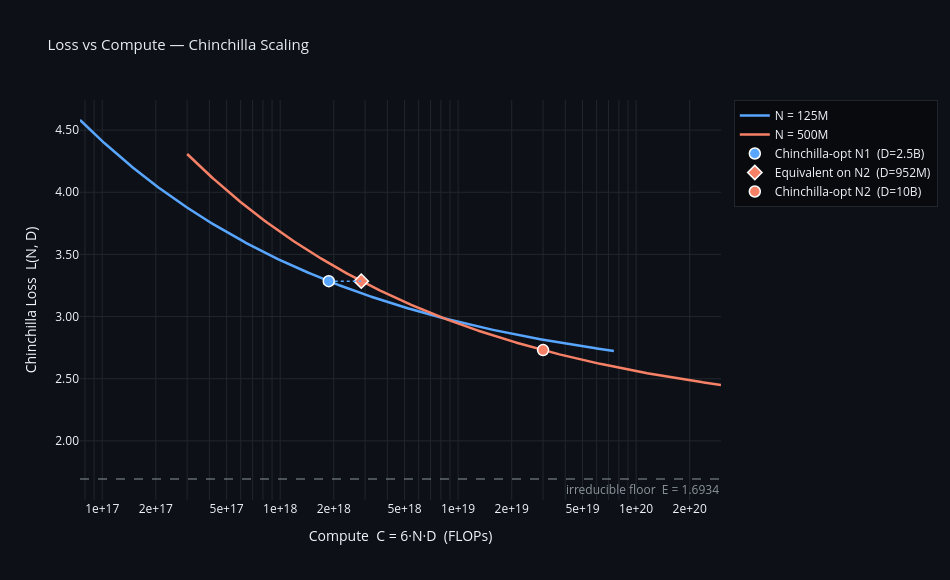

The notebook cell saved with this chart:
### Code cell
import numpy as np
import plotly.graph_objects as go

# ── Chinchilla constants (Hoffmann et al. 2022, Table A9, Approach 3) ─────────
A = 406.4
alpha = 0.3392
B = 410.7
beta = 0.2849
E = 1.6934

# ── Swap these ────────────────────────────────────────────────────────────────
N1 = 125e6  # params, model 1
N2 = 500e6  # params, model 2

D1 = 1e8   # token sweep start
D2 = 100e9  # token sweep end

N_POINTS = 500
# ─────────────────────────────────────────────────────────────────────────────


def chinchilla_loss(N, D):
    return A / N**alpha + B / D**beta + E


def fmt_params(n):
    if n >= 1e9:
        return f"{n/1e9:.3g}B"
    if n >= 1e6:
        return f"{n/1e6:.3g}M"
    return str(n)


# ── Compute curves ────────────────────────────────────────────────────────────
D_range = np.logspace(np.log10(D1), np.log10(D2), N_POINTS)

C1 = 6 * N1 * D_range
L1 = chinchilla_loss(N1, D_range)

C2 = 6 * N2 * D_range
L2 = chinchilla_loss(N2, D_range)

# ── Chinchilla-opt for N1 ─────────────────────────────────────────────────────
D_opt1 = 20 * N1
C_opt1 = 6 * N1 * D_opt1
L_opt1 = chinchilla_loss(N1, D_opt1)

# ── Equivalent point on N2 at the same loss ───────────────────────────────────
# Solve A/N2**α + B/D_eq**β + E = L_opt1  →  D_eq = (B / (L_opt1 - E - A/N2**α))^(1/β)
D_eq2 = (B / (L_opt1 - E - A / N2**alpha)) ** (1 / beta)
C_eq2 = 6 * N2 * D_eq2
L_eq2 = chinchilla_loss(N2, D_eq2)

delta_C = C_eq2 - C_opt1

# ── Chinchilla-opt for N2 (independent marker) ────────────────────────────────
D_opt2 = 20 * N2
C_opt2 = 6 * N2 * D_opt2
L_opt2 = chinchilla_loss(N2, D_opt2)

# ── Colors ────────────────────────────────────────────────────────────────────
COLOR1 = "#58a6ff"
COLOR2 = "#f78166"
MUTED  = "#8b949e"
BG     = "#0d1117"
TEXT   = "#e6edf3"
GRID   = "#21262d"

# ── Build figure ──────────────────────────────────────────────────────────────
fig = go.Figure()

# Loss curves
fig.add_trace(go.Scatter(
    x=C1, y=L1, mode="lines", name=f"N = {fmt_params(N1)}",
    line=dict(color=COLOR1, width=2.5),
    hovertemplate="C = %{x:.3e}<br>L = %{y:.4f}<extra>N={fmt_params(N1)}</extra>",
))
fig.add_trace(go.Scatter(
    x=C2, y=L2, mode="lines", name=f"N = {fmt_params(N2)}",
    line=dict(color=COLOR2, width=2.5),
    hovertemplate="C = %{x:.3e}<br>L = %{y:.4f}<extra>N={fmt_params(N2)}</extra>",
))

# Chinchilla-opt marker — N1
fig.add_trace(go.Scatter(
    x=[C_opt1], y=[L_opt1], mode="markers",
    name=f"Chinchilla-opt N1  (D={fmt_params(D_opt1)})",
    marker=dict(color=COLOR1, size=11, line=dict(color="white", width=1.5)),
    hovertemplate=f"Chinchilla-opt N1<br>C = %{{x:.3e}}<br>L = %{{y:.4f}}<br>D = {fmt_params(D_opt1)}<extra></extra>",
))

# Horizontal dashed line at L_opt1
fig.add_shape(
    type="line",
    x0=C_opt1, x1=C_eq2, y0=L_opt1, y1=L_opt1,
    line=dict(color=COLOR1, width=1.5, dash="dot"),
)

# Equivalent point on N2
fig.add_trace(go.Scatter(
    x=[C_eq2], y=[L_eq2], mode="markers",
    name=f"Equivalent on N2  (D={fmt_params(D_eq2)})",
    marker=dict(color=COLOR2, size=11, symbol="diamond", line=dict(color="white", width=1.5)),
    hovertemplate=f"Equivalent on N2<br>C = %{{x:.3e}}<br>L = %{{y:.4f}}<br>D = {fmt_params(D_eq2)}<extra></extra>",
))

# Chinchilla-opt marker — N2
fig.add_trace(go.Scatter(
    x=[C_opt2], y=[L_opt2], mode="markers",
    name=f"Chinchilla-opt N2  (D={fmt_params(D_opt2)})",
    marker=dict(color=COLOR2, size=11, line=dict(color="white", width=1.5)),
    hovertemplate=f"Chinchilla-opt N2<br>C = %{{x:.3e}}<br>L = %{{y:.4f}}<br>D = {fmt_params(D_opt2)}<extra></extra>",
))

# ΔCompute annotation between the two horizontal points
x_mid = np.sqrt(C_opt1 * C_eq2)  # geometric mean looks better on log axis
# fig.add_annotation(
#     x=np.log10(x_mid), y=L_opt1 + 0.04,
#     xref="x", yref="y",
#     text=f"<b>ΔC = {delta_C:.3e} FLOPs</b><br>({C_eq2/C_opt1:.2f}× more compute for N2)",
#     showarrow=False,
#     font=dict(color=TEXT, size=11),
#     bgcolor="rgba(13,17,23,0.75)",
#     bordercolor=COLOR1,
#     borderwidth=1,
#     borderpad=5,
# )

# Irreducible floor
fig.add_hline(
    y=E, line=dict(color=MUTED, width=1, dash="dash"),
    annotation_text=f"irreducible floor  E = {E}",
    annotation_font_color=MUTED,
    annotation_position="bottom right",
)

fig.update_layout(
    template="plotly_dark",
    paper_bgcolor=BG,
    plot_bgcolor=BG,
    title=dict(text="Loss vs Compute — Chinchilla Scaling", font=dict(size=15, color=TEXT)),
    xaxis=dict(
        type="log",
        title="Compute  C = 6·N·D  (FLOPs)",
        gridcolor=GRID, showgrid=True, minor=dict(showgrid=True, gridcolor=GRID),
        tickformat=".0e",
    ),
    yaxis=dict(
        title="Chinchilla Loss  L(N, D)",
        gridcolor=GRID, showgrid=True,
        tickformat=".2f",
    ),
    legend=dict(bgcolor="rgba(0,0,0,0.4)", bordercolor=GRID, borderwidth=1),
    hovermode="closest",
    width=950, height=580,
)

fig.show()

print(f"\nChinchilla-opt  N1 : C = {C_opt1:.3e} FLOPs,  L = {L_opt1:.4f},  D = {fmt_params(D_opt1)}")
print(f"Equivalent on   N2 : C = {C_eq2:.3e} FLOPs,  L = {L_eq2:.4f},  D = {fmt_params(D_eq2)}")
print(f"\nΔ Compute          : {delta_C:.3e} FLOPs  ({C_eq2/C_opt1:.2f}× more compute needed for N2 to reach the same loss)")

### Figure 1 — Plotly figure (JSON) as saved in the notebook; plotly's stock layout.template omitted (floating-point values rounded to 4 significant figures; data arrays with more than 128 entries replaced by an {"elided": "..."} marker saying what was removed)
{"data": [{"hovertemplate": "C = %{x:.3e}<br>L = %{y:.4f}<extra>N={fmt_params(N1)}</extra>", "line": {"color": "#58a6ff", "width": 2.5}, "mode": "lines", "name": "N = 125M", "type": "scatter", "x": {"elided": "500 float values"}, "y": {"elided": "500 float values"}}, {"hovertemplate": "C = %{x:.3e}<br>L = %{y:.4f}<extra>N={fmt_params(N2)}</extra>", "line": {"color": "#f78166", "width": 2.5}, "mode": "lines", "name": "N = 500M", "type": "scatter", "x": {"elided": "500 float values"}, "y": {"elided": "500 float values"}}, {"hovertemplate": "Chinchilla-opt N1<br>C = %{x:.3e}<br>L = %{y:.4f}<br>D = 2.5B<extra></extra>", "marker": {"color": "#58a6ff", "line": {"color": "white", "width": 1.5}, "size": 11}, "mode": "markers", "name": "Chinchilla-opt N1  (D=2.5B)", "type": "scatter", "x": [1875000000000000000], "y": [3.285]}, {"hovertemplate": "Equivalent on N2<br>C = %{x:.3e}<br>L = %{y:.4f}<br>D = 952M<extra></extra>", "marker": {"color": "#f78166", "line": {"color": "white", "width": 1.5}, "size": 11, "symbol": "diamond"}, "mode": "markers", "name": "Equivalent on N2  (D=952M)", "type": "scatter", "x": [2855489907997429000], "y": [3.285]}, {"hovertemplate": "Chinchilla-opt N2<br>C = %{x:.3e}<br>L = %{y:.4f}<br>D = 10B<extra></extra>", "marker": {"color": "#f78166", "line": {"color": "white", "width": 1.5}, "size": 11}, "mode": "markers", "name": "Chinchilla-opt N2  (D=10B)", "type": "scatter", "x": [30000000000000000000], "y": [2.73]}], "layout": {"annotations": [{"font": {"color": "#8b949e"}, "showarrow": false, "text": "irreducible floor  E = 1.6934", "x": 1, "xanchor": "right", "xref": "x domain", "y": 1.693, "yanchor": "top", "yref": "y"}], "height": 580, "hovermode": "closest", "legend": {"bgcolor": "rgba(0,0,0,0.4)", "bordercolor": "#21262d", "borderwidth": 1}, "paper_bgcolor": "#0d1117", "plot_bgcolor": "#0d1117", "shapes": [{"line": {"color": "#58a6ff", "dash": "dot", "width": 1.5}, "type": "line", "x0": 1875000000000000000, "x1": 2855489907997429000, "y0": 3.285, "y1": 3.285}, {"line": {"color": "#8b949e", "dash": "dash", "width": 1}, "type": "line", "x0": 0, "x1": 1, "xref": "x domain", "y0": 1.693, "y1": 1.693, "yref": "y"}], "title": {"font": {"color": "#e6edf3", "size": 15}, "text": "Loss vs Compute — Chinchilla Scaling"}, "width": 950, "xaxis": {"gridcolor": "#21262d", "minor": {"gridcolor": "#21262d", "showgrid": true}, "showgrid": true, "tickformat": ".0e", "title": {"text": "Compute  C = 6·N·D  (FLOPs)"}, "type": "log"}, "yaxis": {"gridcolor": "#21262d", "showgrid": true, "tickformat": ".2f", "title": {"text": "Chinchilla Loss  L(N, D)"}}}}
